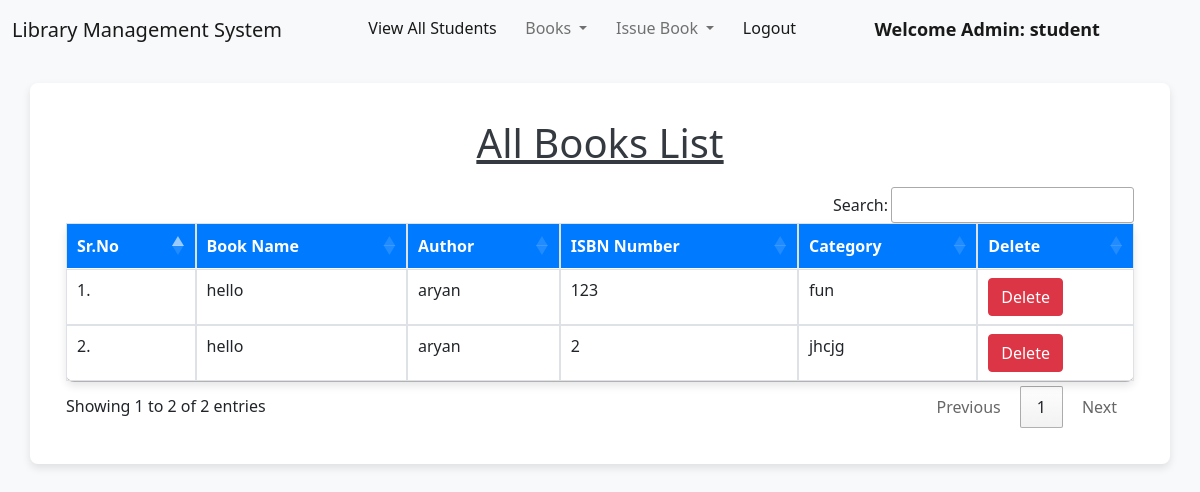
Page /view_books/ (signed in) on the committed database.
### library/models.py (models this page shows, shortened)
class Book(models.Model):
    name = models.CharField(max_length=200)
    author = models.CharField(max_length=200)
    isbn = models.PositiveIntegerField()
    category = models.CharField(max_length=50)

### library/views.py (the view)
# urls.py: path("view_books/", views.view_books, name="view_books"),
@login_required(login_url = '/admin_login')
def view_books(request):
    books = Book.objects.all()
    return render(request, "view_books.html", {'books':books})

### library/templates/view_books.html (shortened to what this page needs)
{% extends 'admin_navbar.html' %}
{% load static %}
{% block body %}
<div class="container mt-4">
    <h1 class="text-center"><u>All Books List</u></h1>
    <table class="table table-hover" id="example">
        <thead>
            <tr>
                <th>Sr.No</th>
                <th>Book Name</th>
                <th>Author</th>
                <th>ISBN Number</th>
                <th>Category</th>
                <th>Delete</th>
            </tr>
        </thead>
        <tbody>
            {% for book in books %}
            <tr>
                <td>{{forloop.counter}}.</td>
                <td>{{book.name}}</td>
                <td>{{book.author}}</td>
                <td>{{book.isbn}}</td>
                <td>{{book.category}}</td>
                <td><a href="/delete_book/{{book.id}}/" class="btn btn-danger" onclick="return confirm('Are you sure you want to delete this book?')">Delete</a></td>
            </tr>
            {% endfor %}
        </tbody>
    </table>
</div>
{% endblock %}

### library/templates/admin_navbar.html (shortened to what this page needs)
<!doctype html>
<html lang="en">
<head>
  <link href="https://cdn.jsdelivr.net/npm/bootstrap@5.1.0/dist/css/bootstrap.min.css" rel="stylesheet">
  <link rel="stylesheet" href="https://cdn.datatables.net/1.10.25/css/jquery.dataTables.min.css">
  <link rel="stylesheet" href="https://cdn.datatables.net/buttons/1.7.1/css/buttons.dataTables.min.css">
</head>
<body>
  <nav class="navbar navbar-expand-lg navbar-light bg-light">
    <div class="container-fluid">
      <a class="navbar-brand" href="#">Library Management System</a>
      <div class="collapse navbar-collapse" id="navbarSupportedContent">
        <ul class="navbar-nav me-auto mb-2 mb-lg-0">
          <li class="nav-item">
            <a class="nav-link active" aria-current="page" href="/view_students/">View All Students</a>
          </li>
          <li class="nav-item dropdown">
            <a class="nav-link dropdown-toggle" href="#" id="navbarDropdownBooks" role="button" data-bs-toggle="dropdown" aria-expanded="false">
              Books
            </a>
          </li>
          <li class="nav-item dropdown">
            <a class="nav-link dropdown-toggle" href="#" id="navbarDropdownIssue" role="button" data-bs-toggle="dropdown" aria-expanded="false">
              Issue Book
            </a>
          </li>
          <li class="nav-item">
            <a class="nav-link active" aria-current="page" href="/logout/">Logout</a>
          </li>
          <li class="nav-item">
            <a style="font-weight:600; font-family:'Segoe UI', Tahoma, Geneva, Verdana, sans-serif; font-size: large;" class="nav-link active" href="#">Welcome Admin: {{request.user}}</a>
          </li>
        </ul>
      </div>
    </div>
  </nav>
  {% block body %}
  {% endblock %}
</body>
</html>

### library/templates/view_books.html (style rules this page uses)
body { background-color: #f8f9fa; }
.container { margin-top: 4%; border-radius: 0.5rem; background: #fff; box-shadow: 0 4px 8px rgba(0,0,0,0.1); padding: 3%; }
h1 { text-align: center; margin-bottom: 20px; color: #343a40; text-decoration: underline; }
.table { width: 100%; background-color: #fff; box-shadow: 0 4px 8px rgba(0,0,0,0.1); border-radius: 0.5rem; }
.table th { background-color: #007bff; color: #fff; }
.table td, .table th { border: 1px solid #dee2e6; padding: 8px; text-align: left; }
.btn-danger { background-color: #dc3545; border-color: #dc3545; }

### rows in the picture
Book: name "hello", author "aryan", isbn "123", category "fun"
Book: name "hello", author "aryan", isbn "2", category "jhcjg"

### other values in the picture
{{ request.user }} "student"
